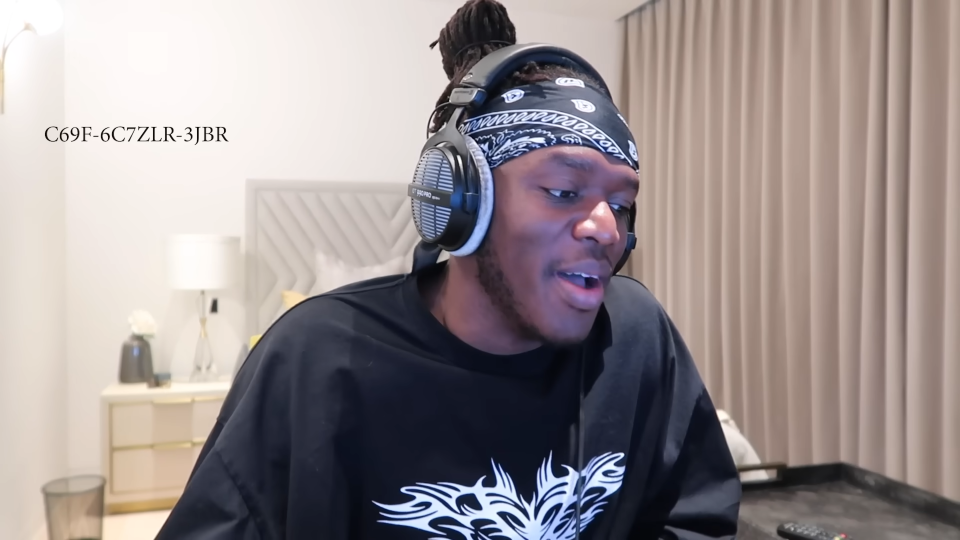
#> input picture test_images/entire.png, 1920 x 1080 px (shown at 1/2 size)
$ python -i image_analysis.py   (imports and definitions only)
#> lines starting #> are read from the running program, lines starting #| are printed output that depends on the picture; after the words box and inside, x2 and y2 are one past the last pixel; in counts of white or black regions, pixels touching at a corner belong together
import cv2
import pytesseract
import numpy as np
import time

def rotate_image_crop(image, angle):
  image_center = tuple(np.array(image.shape[1::-1]) / 2)
  rot_mat = cv2.getRotationMatrix2D(image_center, angle, 1.0)
  result = cv2.warpAffine(image, rot_mat, image.shape[1::-1], flags=cv2.INTER_LINEAR)
  return result

def rotate_image(mat, angle):
    """
    Rotates an image (angle in degrees) and expands image to avoid cropping
    """

    height, width = mat.shape[:2] # image shape has 3 dimensions
    image_center = (width/2, height/2) # getRotationMatrix2D needs coordinates in reverse order (width, height) compared to shape

    rotation_mat = cv2.getRotationMatrix2D(image_center, angle, 1.)

    # rotation calculates the cos and sin, taking absolutes of those.
    abs_cos = abs(rotation_mat[0,0])
    abs_sin = abs(rotation_mat[0,1])

    # find the new width and height bounds
    bound_w = int(height * abs_sin + width * abs_cos)
    bound_h = int(height * abs_cos + width * abs_sin)

    # subtract old image center (bringing image back to origo) and adding the new image center coordinates
    rotation_mat[0, 2] += bound_w/2 - image_center[0]
    rotation_mat[1, 2] += bound_h/2 - image_center[1]

    # rotate image with the new bounds and translated rotation matrix
    rotated_mat = cv2.warpAffine(mat, rotation_mat, (bound_w, bound_h))
    return rotated_mat


def analyze_frame(frame, angle=0):

    # att visa bild funkar typ bara om man också "pausar" med bokstaven "n" (typ)

    threshold = 215
    gray = True
    black_and_white = True
    angle = -5
    #angle = 0

    # Spinna?
    # Högre upplösning
    # "Glid" threshold
    # Prova svart färg

    if gray:
        grayImage = cv2.cvtColor(frame, cv2.COLOR_BGR2GRAY)

        #grayImage = frame

        (thresh, blackAndWhiteImage) = cv2.threshold(grayImage, threshold, 255, cv2.THRESH_BINARY)

        #blackAndWhiteImage = grayImage


        if black_and_white:
            img = rotate_image(blackAndWhiteImage, angle)
            # [14 lines of commented-out code are left out]

            cv2.imshow('BlackAndWhite', img)
            text = pytesseract.image_to_string(img)

            print(text)

            # Rotera texten rätt! https://pyimagesearch.com/2022/01/31/correcting-text-orientation-with-tesseract-and-python/

            # Prova och träna på rotated2.png, se om du kan få den att funka med filtrering

        else:
            img = rotate_image(grayImage, angle)
            #img = grayImage

            cv2.imshow('Gray', img)
            text = pytesseract.image_to_string(img)

            print(text)
    else:

        img = frame

        #img = cv2.bilateralFilter(img, 15, 75, 75)
        #img = cv2.GaussianBlur(img, (1, 1), 1)
        #img = cv2.medianBlur(img,5)

        gray = cv2.cvtColor(img, cv2.COLOR_BGR2GRAY)

        img = cv2.Canny(gray, 20*4*2*2, 30*4*2*2)

        img = rotate_image(img, angle)

        cv2.imshow('Plain', img)
        text = pytesseract.image_to_string(img)

        print(text)


def main():
    pass


# [2 lines not run here, left out]

>>> import cv2
>>> picture = cv2.imread('test_images/entire.png')
#> picture is the input picture: shape (1080, 1920, 3); mean B, G, R 144.6, 144.1, 153.4
>>> result = analyze_frame(picture)
#> in analyze_frame, `grayImage = cv2.cvtColor(frame, cv2.COLOR_BGR2GRAY)`:
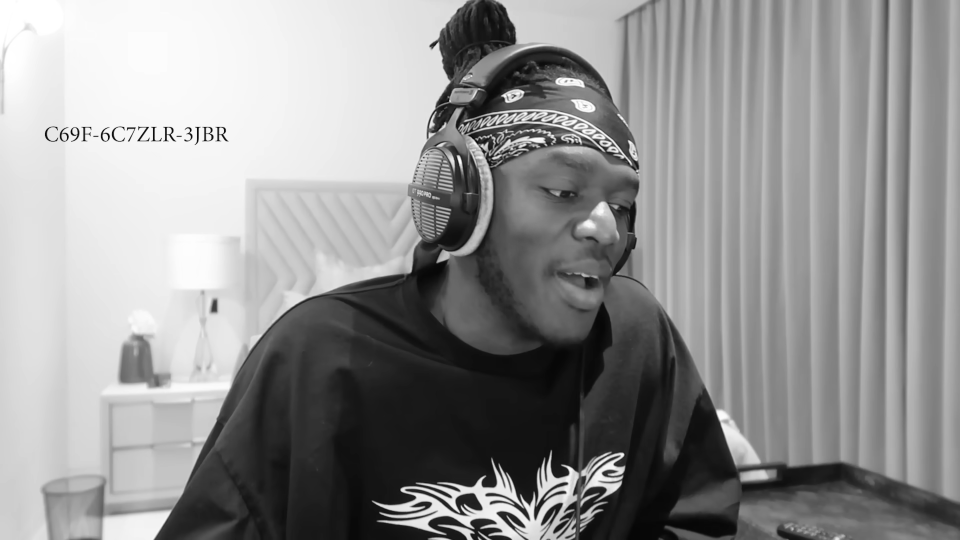
#> grayImage: shape (1080, 1920) (shown at 1/2 size); min 0, max 255, mean 147
#> in analyze_frame, `(thresh, blackAndWhiteImage) = cv2.threshold(grayImage, threshold, 255..`:
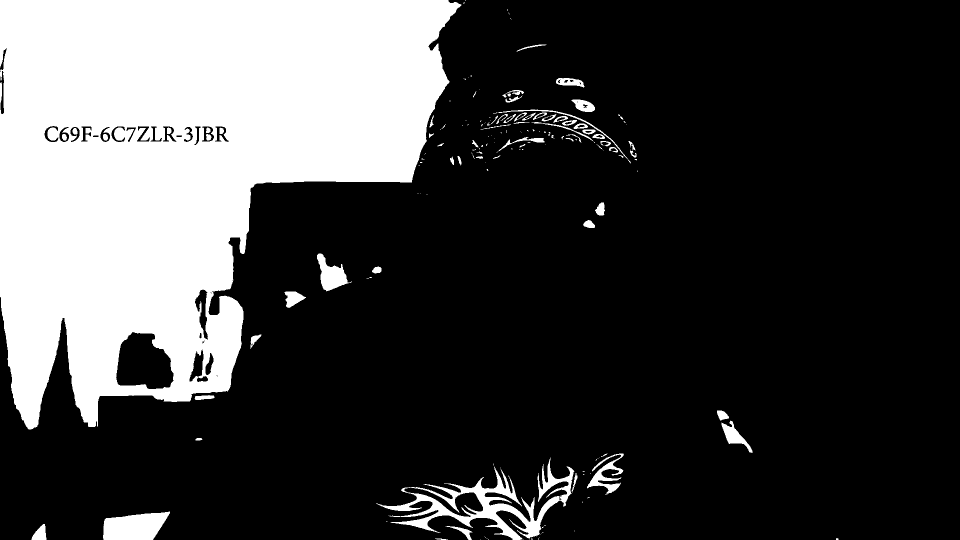
#> blackAndWhiteImage: shape (1080, 1920) (shown at 1/2 size); 26% white; 163 white regions (93 under 20 px), largest, box (x1, y1, x2, y2) and area: (0, 0, 923, 859) 501422, (752, 915, 1149, 1080) 15305, (206, 1023, 340, 1080) 5737
#> in analyze_frame, `(thresh, blackAndWhiteImage) = cv2.threshold(grayImage, threshold, 255..`: thresh = 215
#> in rotate_image, `rotated_mat = cv2.warpAffine(mat, rotation_mat, (bound_w, bound_h))`:
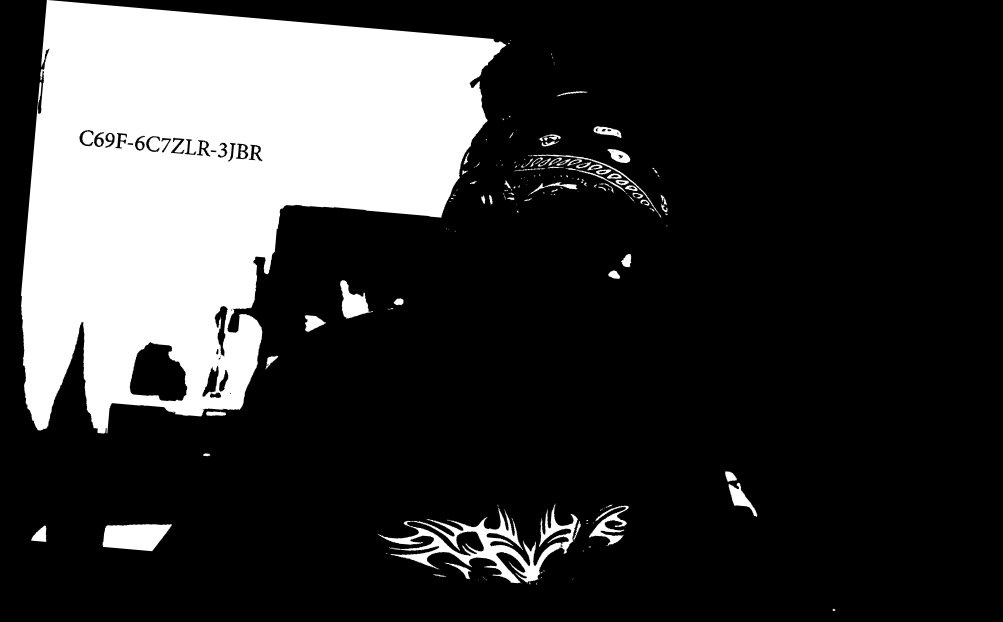
#> rotated_mat: shape (1243, 2006) (shown at 1/2 size); min 0, max 255, mean 55.2
#> (the run stopped early here; a loop or call above may not have finished)

$ run again, on test_images/hard.png
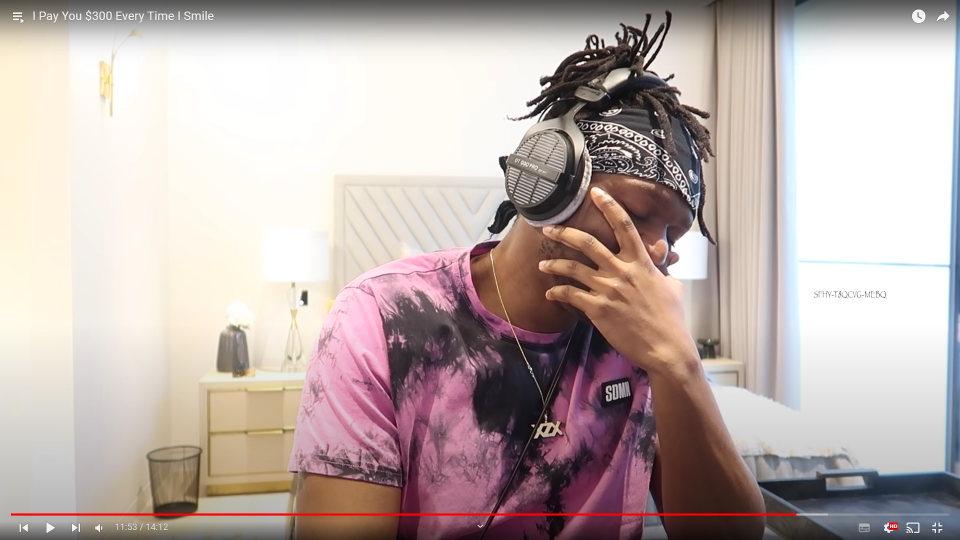
#> input picture test_images/hard.png, 1920 x 1080 px (shown at 1/2 size)
#> picture is the input picture: shape (1080, 1920, 3); mean B, G, R 171.4, 174.7, 188.8
#> in analyze_frame, `(thresh, blackAndWhiteImage) = cv2.threshold(grayImage, threshold, 255..`:
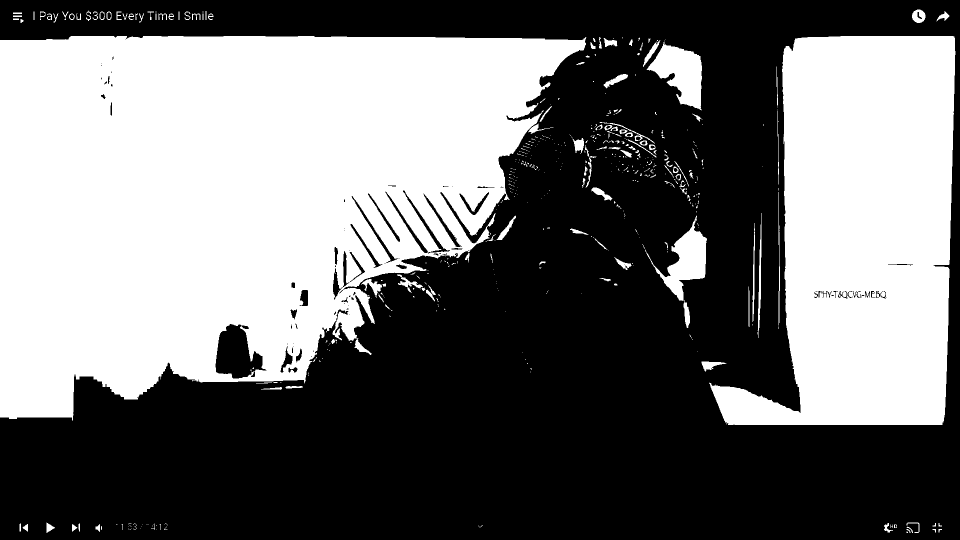
#> blackAndWhiteImage: shape (1080, 1920) (shown at 1/2 size); 44.4% white; 495 white regions (353 under 20 px), largest, box (x1, y1, x2, y2) and area: (0, 72, 1173, 841) 627119, (1418, 72, 1911, 850) 262179, (1293, 83, 1404, 221) 8068
#> thresh = 215
#> in rotate_image, `rotated_mat = cv2.warpAffine(mat, rotation_mat, (bound_w, bound_h))`:
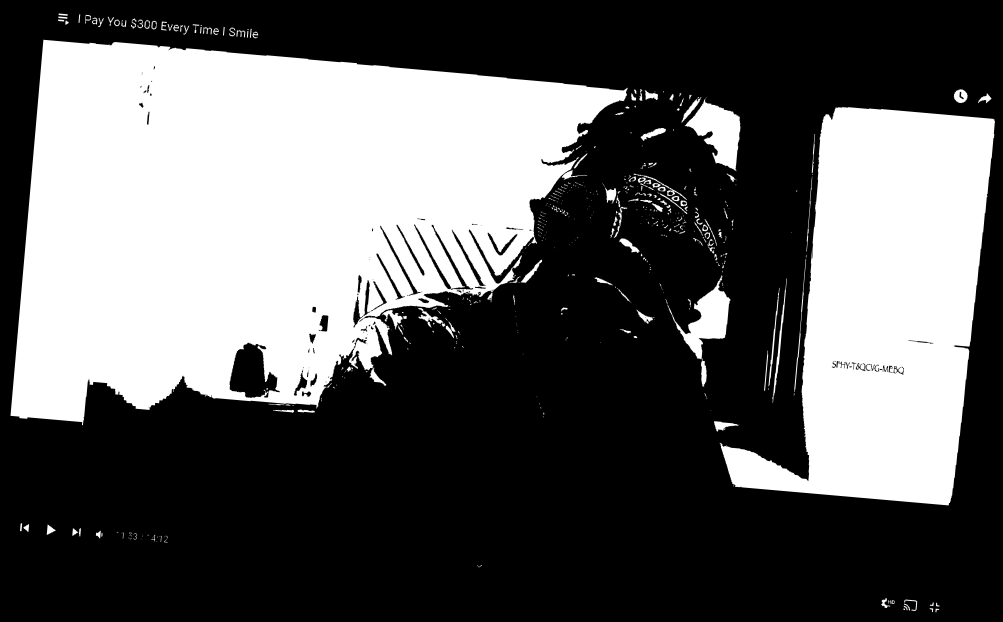
#> rotated_mat: shape (1243, 2006) (shown at 1/2 size); min 0, max 255, mean 94.2
